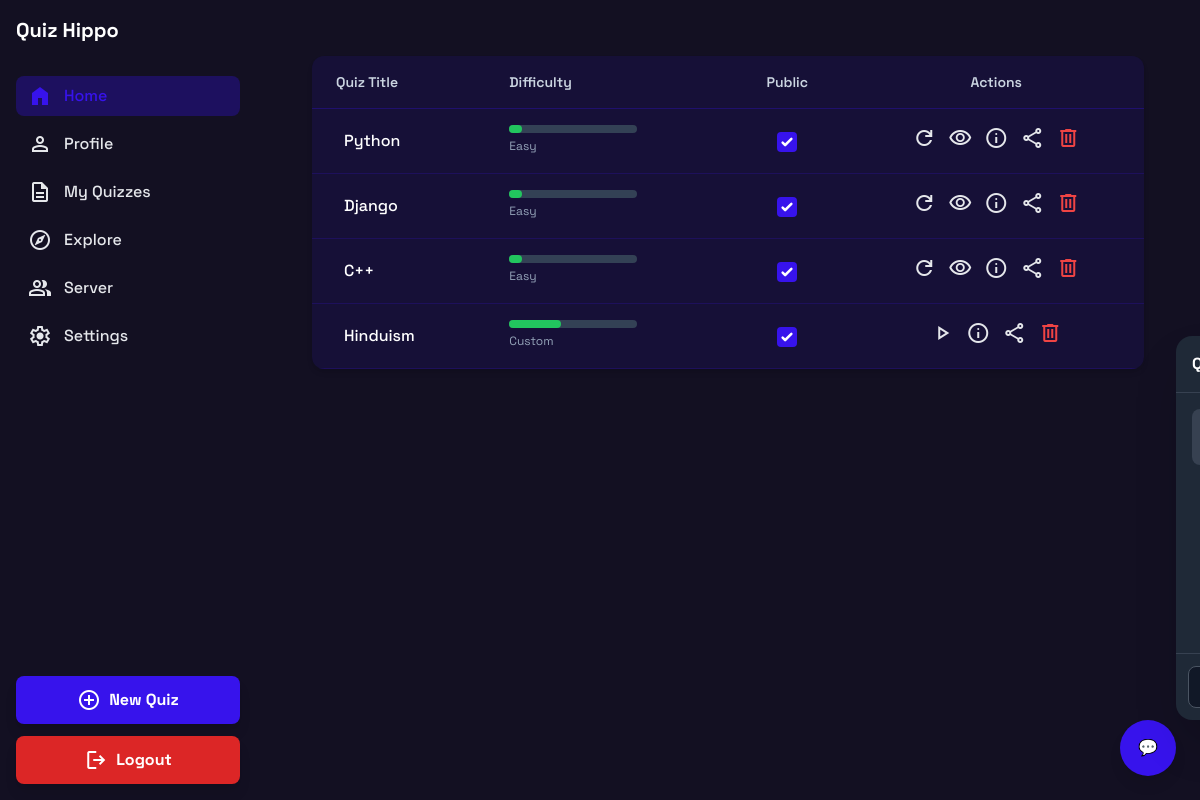
The app's page /all_quizes/?page=2 (signed in), older data.
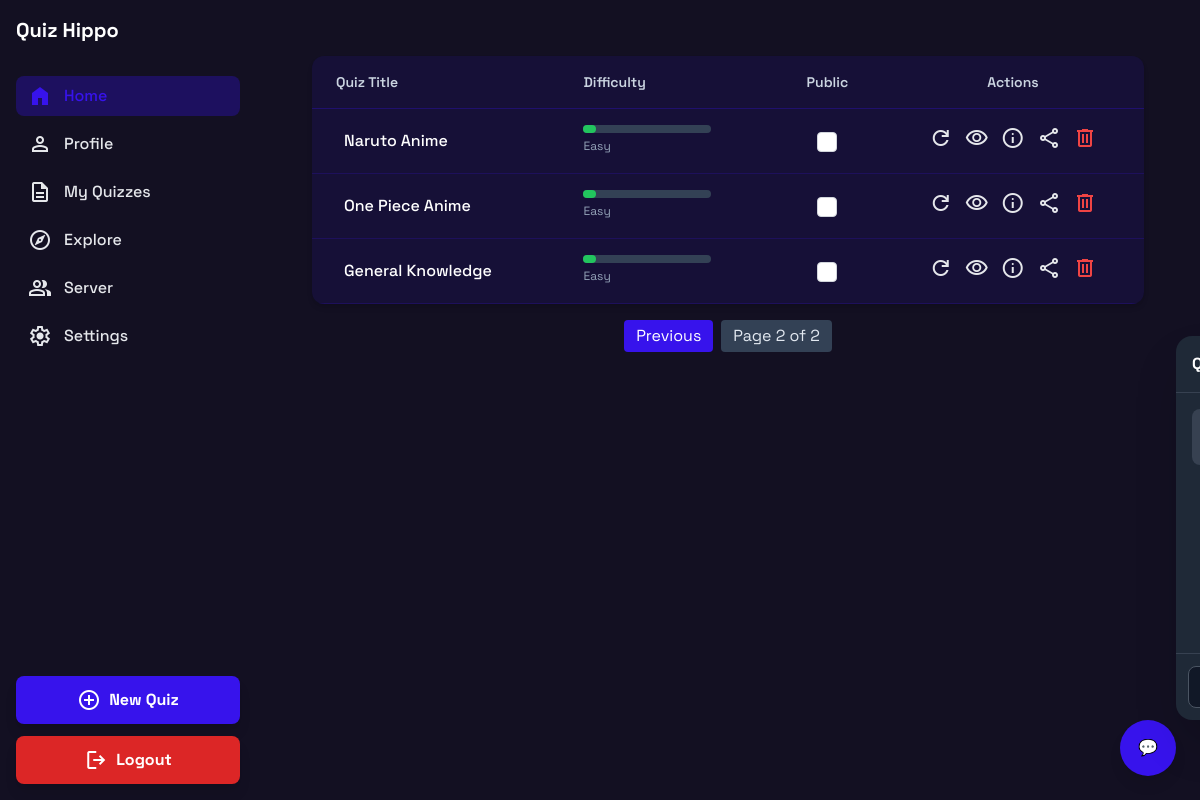
The same page, newer data.
### app/models.py (models this page shows, shortened)
class Quiz(models.Model):
    QUESTION_PREFERENCES = [
        ('SHORT', 'Short Questions'),
        ('TF', 'True/False'),
        ('MCQ', 'Multiple Choice'),
        ('FILL', 'Fill in the Blank'),
        ('MIX', 'Mix'),
    ]
    topic = models.CharField(max_length=200)
    difficulty = models.IntegerField(default=1)
    user = models.ForeignKey(User, on_delete=models.CASCADE, null=True, blank=True, related_name="quizzes")
    question_preference = models.CharField(max_length=10, choices=QUESTION_PREFERENCES, default="MIX")
    shared_with = models.ManyToManyField(User, related_name="shared_quizzes", blank=True)
    is_public = models.BooleanField(default=False)
    category = models.CharField(max_length=100, blank=True)

### app/views.py (the view)
# urls.py: path('all_quizes/', views.all_quizes, name='all_quizes'),
def all_quizes(request):
    user = request.user
    quizzes = (Quiz.objects.filter(user=user) | Quiz.objects.filter(shared_with=user)).distinct()
    for quiz in quizzes:
        attempt = QuizAttempt.objects.filter(user=user, quiz=quiz).first()
        quiz.attempt = attempt
        quiz.attempted = attempt is not None
    paginator = Paginator(quizzes, 5)
    page_number = request.GET.get('page')
    page_obj = paginator.get_page(page_number)
    return render(request, 'all-quizes.html', {'page_obj': page_obj})

### templates/all-quizes.html (shortened to what this page needs)
{% extends "base.html" %}
{% load static %}
{% block content %}
<main class="flex-1 p-4 sm:p-6 bg-background-light dark:bg-background-dark">
  <div class="bg-white dark:bg-primary/10 rounded-xl shadow-md overflow-hidden">
    <div class="overflow-x-auto">
      <table class="w-full text-left">
        <thead class="border-b border-primary/20 dark:border-primary/30">
          <tr>
            <th class="px-6 py-4 text-sm font-semibold text-slate-600 dark:text-slate-300">Quiz Title</th>
            <th class="px-6 py-4 text-sm font-semibold text-slate-600 dark:text-slate-300">Difficulty</th>
            <th class="px-6 py-4 text-sm font-semibold text-slate-600 dark:text-slate-300 text-center">Public</th>
            <th class="px-6 py-4 text-sm font-semibold text-slate-600 dark:text-slate-300 text-center">Actions</th>
          </tr>
        </thead>
        <tbody>
          {% for quiz in page_obj %}
          <tr class="border-b border-primary/10 dark:border-primary/20">
            <td class="px-6 py-4 whitespace-nowrap text-slate-800 dark:text-white font-medium">
               {{ quiz.topic }}
            </td>
            <td class="px-6 py-4">
              <div class="w-32 bg-slate-200 dark:bg-slate-700 rounded-full h-2">
                <div class="bg-green-500 h-2 rounded-full"
                     style="width: {{ quiz.difficulty|add:"0" }}0%"></div>
              </div>
              <span class="text-xs text-slate-500 dark:text-slate-400">
                {% if quiz.difficulty == 1 %} Easy
                {% elif quiz.difficulty == 2 %} Medium
                {% elif quiz.difficulty == 3 %} Hard
                {% else %} Custom
                {% endif %}
              </span>
            </td>
            <td class="px-6 py-4 text-center">
              <form method="post" action="{% url 'is_public' quiz.id %}">
                <input type="checkbox" name="is_public" onchange="this.form.submit()"
                       {% if quiz.is_public %}checked{% endif %}
                       class="h-5 w-5 rounded border-gray-300 text-primary focus:ring-primary">
              </form>
            </td>
            <td class="px-6 py-4 text-center">
              <div class="flex justify-center items-center space-x-3">
                {% if quiz.attempted %}
                  <a href="{% url 'retake_quiz' quiz.id %}" class="icon-btn group relative">
                    <span class="material-symbols-outlined">refresh</span>
                  </a>
                  <a href="{% url 'quiz_result' quiz.attempt.id %}" class="icon-btn group relative">
                    <span class="material-symbols-outlined">visibility</span>
                  </a>
                {% else %}
                  <a href="{% url 'quiz_take' quiz.id %}" class="icon-btn group relative">
                    <span class="material-symbols-outlined">play_arrow</span>
                  </a>
                {% endif %}
                <a href="{% url 'quiz_detail' quiz.id %}" class="icon-btn group relative">
                  <span class="material-symbols-outlined">info</span>
                </a>
                <button type="button" class="icon-btn group relative" onclick="openShareModal({{ quiz.id }})">
                  <span class="material-symbols-outlined">share</span>
                </button>
                <a href="{% url 'delete_quiz' quiz.id %}" class="icon-btn text-red-500 group relative">
                  <span class="material-symbols-outlined">delete</span>
                </a>
              </div>
            </td>
          </tr>
          {% empty %}
          <tr>
            <td colspan="4" class="px-6 py-4 text-center text-slate-500 dark:text-slate-400">
              No quizzes yet
            </td>
          </tr>
          {% endfor %}
        </tbody>
      </table>
    </div>
  </div>
  {% if page_obj.has_other_pages %}
  <div class="flex justify-center mt-4 space-x-2">
    {% if page_obj.has_previous %}
      <a href="?page={{ page_obj.previous_page_number }}" class="px-3 py-1 rounded bg-primary text-white">Previous</a>
    {% endif %}
    <span class="px-3 py-1 rounded bg-slate-200 dark:bg-slate-700 text-slate-700 dark:text-slate-200">
      Page {{ page_obj.number }} of {{ page_obj.paginator.num_pages }}
    </span>
  </div>
  {% endif %}
</main>
{% endblock content %}

### templates/base.html (shortened to what this page needs)
{% load static %}
<!DOCTYPE html>
<html
  lang="en"
  {% if user.is_authenticated and user.userprofile.light_mode %}
    class=""
  {% else %}
    class="dark"
  {% endif %}
>
<head>
  <script src="https://cdn.tailwindcss.com?plugins=forms,container-queries"></script>
  <link rel="stylesheet" href="{% static 'css/chatbox.css' %}">
</head>
<body class="bg-background-light dark:bg-background-dark text-gray-800 dark:text-gray-200">
<div class="flex min-h-screen">
  <aside id="sidebar" class="sidebar fixed inset-y-0 left-0 w-64 bg-background-light/95 dark:bg-background-dark/95 p-4 z-50 md:relative md:translate-x-0 sidebar-closed md:flex flex-col justify-between">
    <div>
      <div class="flex items-center gap-3 mb-8">
        <h1 class="text-xl font-bold text-gray-900 dark:text-white">Quiz Hippo</h1>
      </div>
      <nav class="flex flex-col gap-2">
        <a href="{% url 'main' %}" class="flex items-center gap-3 px-3 py-2 rounded-lg bg-primary/20 dark:bg-primary/30 text-primary">
          <span class="material-symbols-outlined" style="font-variation-settings: 'FILL' 1">home</span>
          <span class="font-medium">Home</span>
        </a>
        <a href="{% url 'profile' %}" class="flex items-center gap-3 px-3 py-2 rounded-lg hover:bg-primary/10 dark:hover:bg-primary/20">
          <span class="material-symbols-outlined">person</span>
          <span class="font-medium">Profile</span>
        </a>
        <a href="{% url 'all_quizes' %}" class="flex items-center gap-3 px-3 py-2 rounded-lg hover:bg-primary/10 dark:hover:bg-primary/20">
          <span class="material-symbols-outlined">description</span>
          <span class="font-medium">My Quizzes</span>
        </a>
        <a href="{% url "explore" %}" class="flex items-center gap-3 px-3 py-2 rounded-lg hover:bg-primary/10 dark:hover:bg-primary/20">
          <span class="material-symbols-outlined">explore</span>
          <span class="font-medium">Explore</span>
        </a>
        <a href="{% url "server_list" %}" class="flex items-center gap-3 px-3 py-2 rounded-lg hover:bg-primary/10 dark:hover:bg-primary/20">
          <span class="material-symbols-outlined">group</span>
          <span class="font-medium">Server</span>
        </a>
        <a href="{% url "settings" %}" class="flex items-center gap-3 px-3 py-2 rounded-lg hover:bg-primary/10 dark:hover:bg-primary/20">
          <span class="material-symbols-outlined">settings</span>
          <span class="font-medium">Settings</span>
        </a>
      </nav>
    </div>
    <div class="mt-6 space-y-3">
      <button class="flex w-full items-center justify-center gap-2 rounded-lg h-12 px-4 bg-primary text-white font-bold shadow-lg hover:bg-primary/90 transition">
        <span class="material-symbols-outlined">add_circle</span>
        <span class="truncate">New Quiz</span>
      </button>
      <form method="post" action="{% url 'logout' %}">
        <button type="submit" class="flex w-full items-center justify-center gap-2 rounded-lg h-12 px-4 bg-red-600 text-white font-bold shadow-lg hover:bg-red-700 transition">
          <span class="material-symbols-outlined">logout</span>
          <span class="truncate">Logout</span>
        </button>
      </form>
    </div>
  </aside>
  <div class="flex flex-col flex-1">
    <main class="flex-1 flex flex-col justify-between p-6 lg:p-8">
      {% block content %}{% endblock %}
    </main>
  </div>
</div>
<button id="chatToggle"
        class="fixed bottom-6 right-6 w-14 h-14 rounded-full bg-primary text-white shadow-lg flex items-center justify-center hover:scale-110 transition">
  💬
</button>
<div id="chatModal"
     class="fixed bottom-20 right-6 w-80 h-96 bg-white dark:bg-gray-800 rounded-2xl shadow-2xl transform translate-x-full transition-all duration-300 flex flex-col">
  <div class="p-4 border-b border-gray-200 dark:border-gray-700 flex justify-between items-center">
    <h2 class="font-bold text-gray-800 dark:text-white">Quiz Hippo Chat</h2>
  </div>
  <div id="chatMessages" class="flex-1 p-4 overflow-y-auto space-y-2 text-sm">
    <div class="bg-gray-200 dark:bg-gray-700 p-2 rounded-lg self-start max-w-[70%]">
    </div>
  </div>
  <form id="chatForm" class="p-3 border-t border-gray-200 dark:border-gray-700 flex gap-2">
    <input name="query" id="chatInput" type="text" placeholder="Type a message..."
           class="flex-1 rounded-lg border-gray-300 dark:border-gray-600 dark:bg-gray-900 dark:text-white"/>
  </form>
</div>
</body>
</html>

### static/css/chatbox.css (style rules this page uses)
#chatMessages { scrollbar-width: thin; scrollbar-color: #888 transparent; }

### templates/base.html (style rules this page uses)
body { font-family: 'Space Grotesk', sans-serif; }
.material-symbols-outlined { font-variation-settings: "FILL" 0, "wght" 400, "GRAD" 0, "opsz" 24; }
.sidebar { transition: transform 0.3s ease-in-out; }
.sidebar-closed { transform: translateX(-100%); }

Row changes from the older to the newer data that the page shows:
no longer on this page (row unchanged): Quiz: topic "Python", difficulty 1 (drawn), is_public "☑"
no longer on this page (row unchanged): Quiz: topic "Django", difficulty 1 (drawn), is_public "☑"
no longer on this page (row unchanged): Quiz: topic "C++", difficulty 1 (drawn), is_public "☑"
no longer on this page (row unchanged): Quiz: topic "Hinduism", difficulty 4 (drawn), is_public "☑"
added Quiz: topic "Naruto Anime", difficulty 1 (drawn)
added Quiz: topic "One Piece Anime", difficulty 1 (drawn)
added Quiz: topic "General Knowledge", difficulty 1 (drawn)
Text that changed along with them:
{{ page_obj.number }}: (not shown) → "2"
{{ page_obj.paginator.num_pages }}: (not shown) → "2"
text now shown: "Previous Page of"
